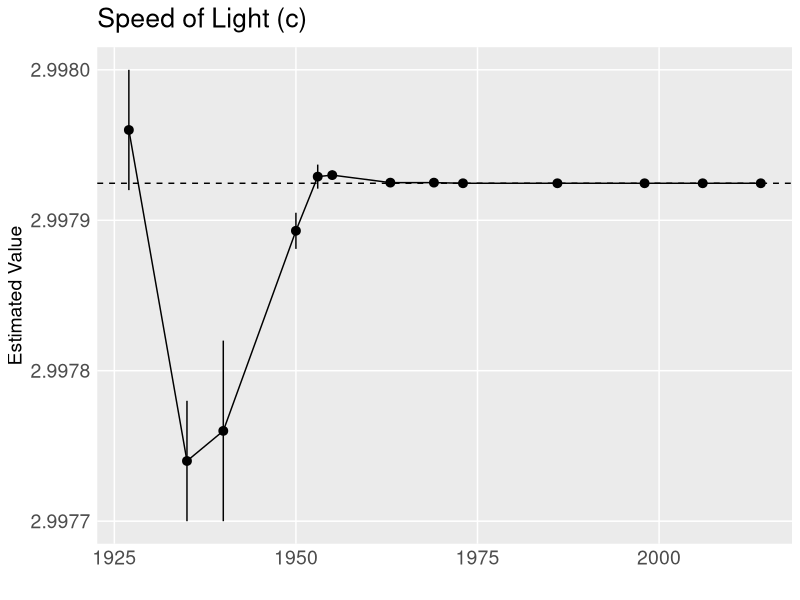
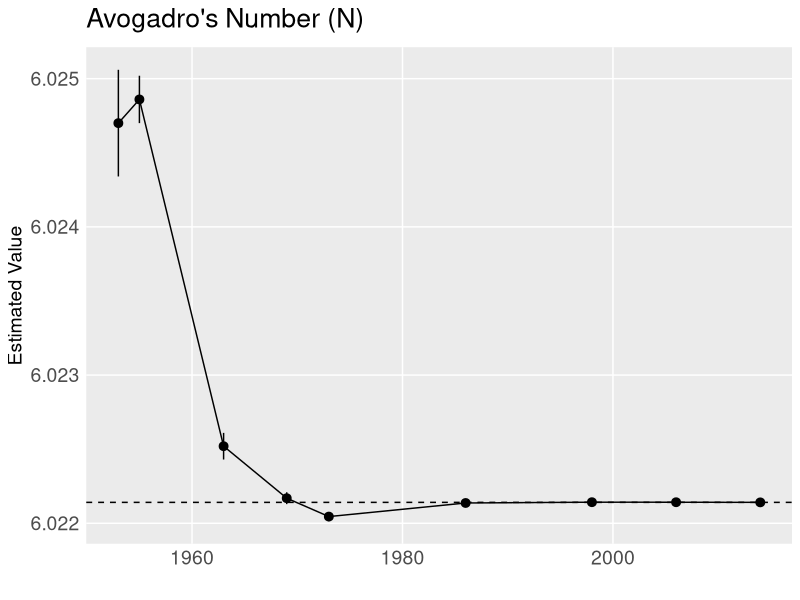
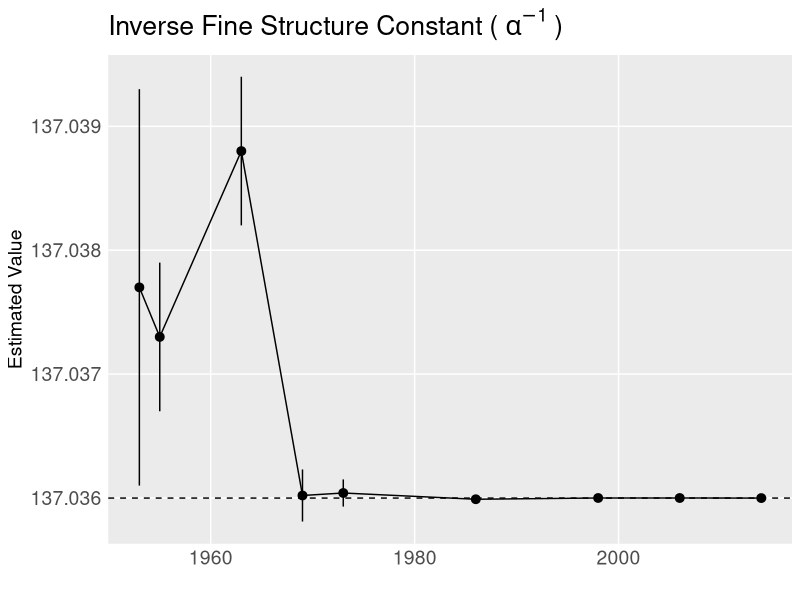
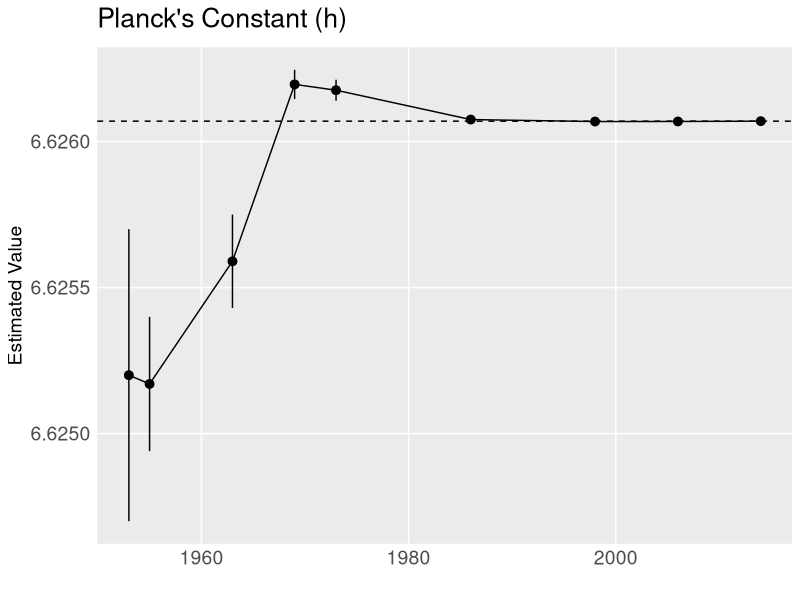
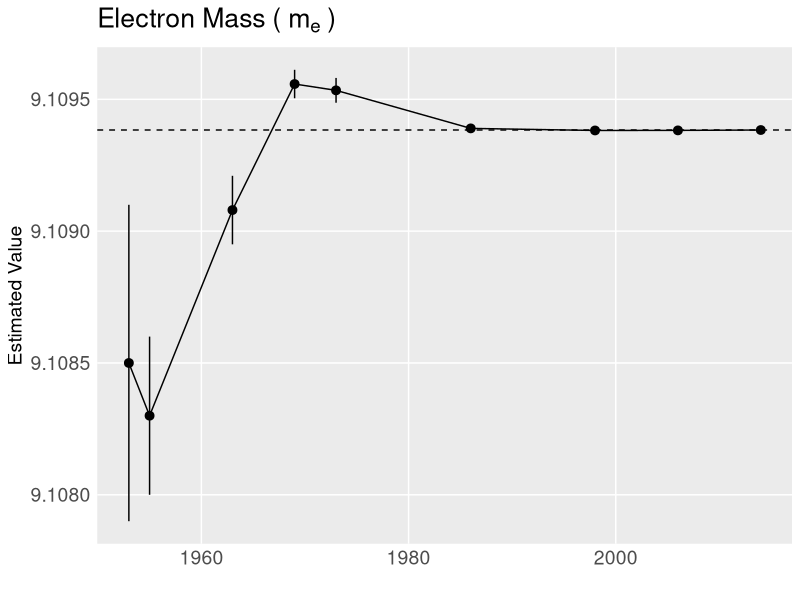
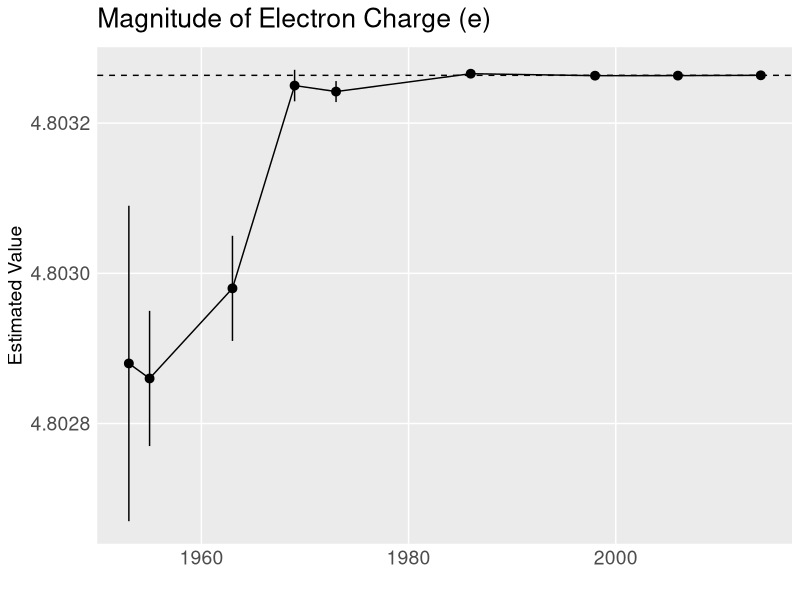
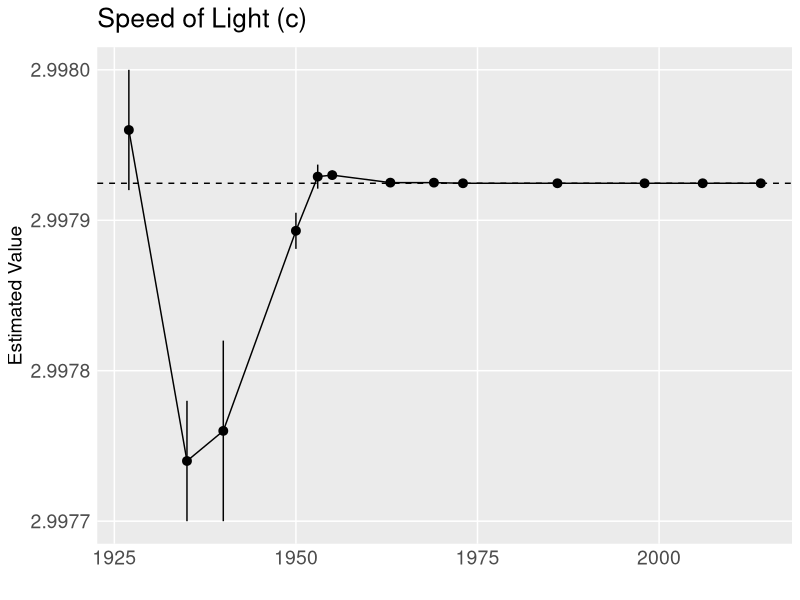
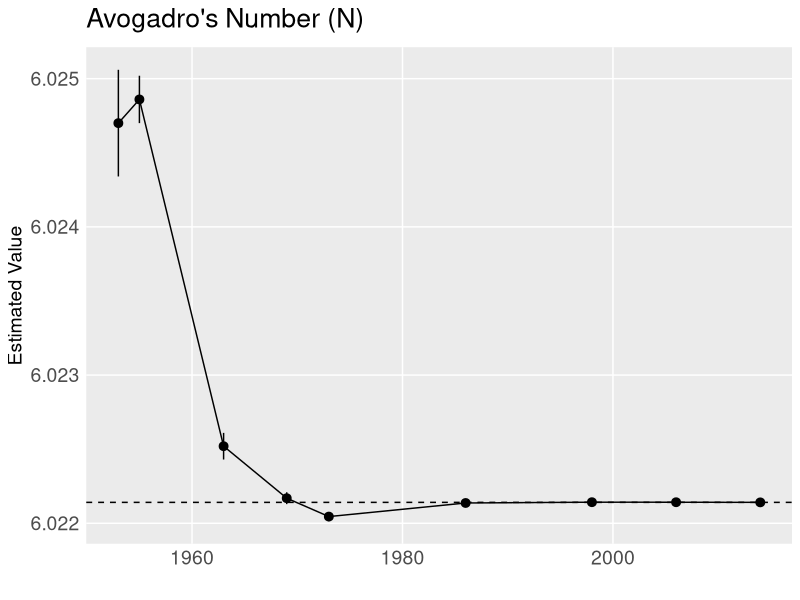

Reproduce these figures in R, in order.
###--------------------------------------------------------------------------------###
###--------------------------------------------------------------------------------###
### Graphics for recommended values of various physical constants
###--------------------------------------------------------------------------------###
###--------------------------------------------------------------------------------###


##-------------------------------------------------------------------------------##
## Useful variables, libraries, and functions
##-------------------------------------------------------------------------------##
# Get dplyr, ggplot2
library(tidyverse)

# Standard theme for graphics
stdtheme = theme(panel.grid.minor = element_blank(), 
                 axis.ticks = element_blank(),
                 axis.text = element_text(size = 14),
                 axis.title = element_text(size = 14), 
                 title = element_text(size = 16))

###--------------------------------------------------------------###                       
###--------------------------------------------------------------###
#' @name: revcalPlot
#' @param: cnstnt, string, the name of the constant you want to plot
#' @param: lab_title, string, the title for the plot
#' @param: data, data.frame, default to rvs defined above
#' @param: plot_theme, a theme object, default defined as stdtheme,
#             which is defined above.
#' @param: ref, numeric, reference value
#' @param: include_refline, boolean, if true, plot includes a 
#'            horizontal line for a reference value. 
#' @return: plot of recomended values over the years
###--------------------------------------------------------------###
###--------------------------------------------------------------###
recvalPlot = function(cnstnt, lab_title, data = rvs, plot_theme = stdtheme, ref = NA, include_refline = TRUE){

  # Build forest plot vs. time
  plt = data %>% 
    filter(constant == cnstnt) %>%
    ggplot() + 
    geom_pointrange(aes(x = year, y = estimate, 
                        ymin = estimate - error,
                        ymax = estimate + error)) + 
    geom_line(aes(x = year, y = estimate)) + 
    labs(title = lab_title, 
         x = "", 
         y = "Estimated Value") + 
    plot_theme # use the theme above
  
  # Add a horizonal reference line if desired
  if(include_refline){
    
    if(is.na(ref)){ # check that a reference value has been specified
      
      # if no reference value has been specified, use the 1973 value
      ref_val = dplyr::filter(data, constant == cnstnt, year == 1973)$estimate
    
    } else {
      
      ref_val = dplyr::filter(data, constant == cnstnt, year == ref)$estimate
      
    }
    
    # add reference line to the plot
    plt = plt + geom_hline(yintercept = ref_val, lty = 2)
  
  }
  
  ########## RETURN
  return(plt)
}


##-------------------------------------------------------------------------------##
## Read in data
##-------------------------------------------------------------------------------##
rvs = read.csv("./data/recommended values.csv")
head(rvs)
str(rvs)

# Names list of constants in Fig 3, some names for the plots and filenames
cnsts  = list(cnst = c("c", "N", "1/alpha", "h", "m_e", "e"),
              name = c("Speed of Light (c)",
                       "Avogadro's Number (N)", 
                       expression("Inverse Fine Structure Constant ("~alpha^-1~")"),
                       "Planck's Constant (h)",
                       expression("Electron Mass ("~m[e]~")"),
                       "Magnitude of Electron Charge (e)"),
              fname = paste0(c("speed_of_light",
                               "avogadro", 
                               "invFSC", 
                               "planck", 
                               "electron_mass", 
                               "electron_charge"), 
                             ".pdf")
        )


##-------------------------------------------------------------------------------##
## Build plots
##-------------------------------------------------------------------------------##
for(i in 1:length(cnsts$cnst)){
  cc = cnsts$cnst[i] # Constnat name
  labtitle = cnsts$name[i] # plot title
  fname = cnsts$fname[i] # file name
  foo = recvalPlot(cc, labtitle, include_refline = TRUE, ref = 2014) # build plot using 2014 reference value
  show(foo) # show the plot
  
  # save plot
  ggsave(plot = foo,
         filename = paste0("./graphics/", gsub(".pdf", "_updated.pdf", fname)),
         width = 12, height = 10)
}

